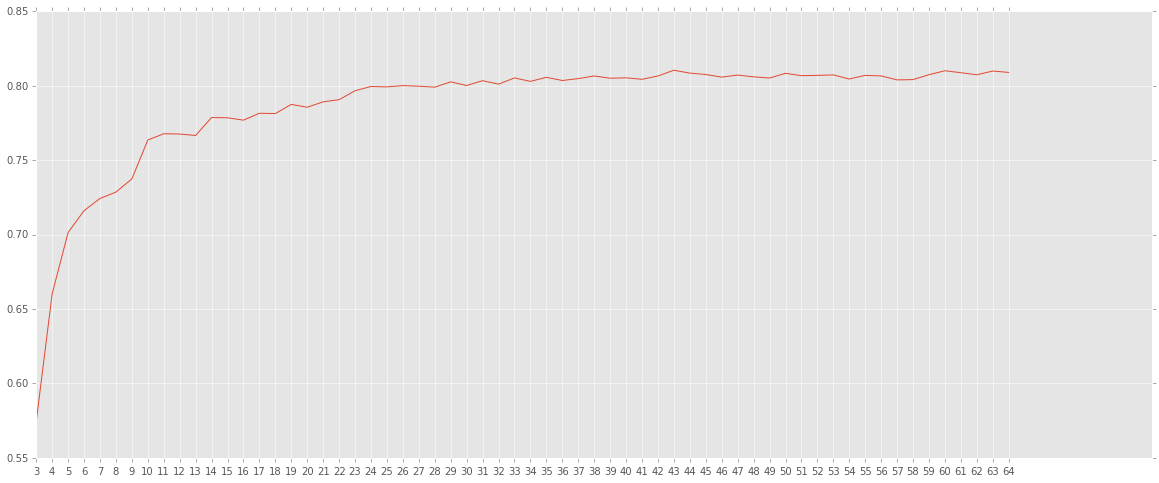

The Python source for this figure:
# -*- coding: utf-8 -*-
"""
Created on Sat Mar 14 22:55:01 2015

@author: Ying
"""
from sklearn import ensemble
import pandas as pd
from sklearn import cross_validation
from feature_engineering import add_feature
from explore_data import preprocess_data
from matplotlib import pyplot as plt
import numpy as np

def split_data(data,cols):
    X=data[cols]
    y=data['Cover_Type']
    return X,y
    
def create_clf():
    forest=ensemble.RandomForestClassifier()
    return forest
    
def feature_importances(X_train,y_train):
    clf=create_clf()
    clf.fit(X_train,y_train)
    return clf.feature_importances_
  
def cv_score(clf,X_train,y_train):
    score=cross_validation.cross_val_score(clf, X_train, y_train, scoring=None, 
                                           cv=10, n_jobs=1, verbose=0, fit_params=None, score_func=None, 
                                           pre_dispatch='2*n_jobs')
    return score.mean()

                                
def select_feature(data,feature_cols,importances):
    indices = np.argsort(importances)[::-1]    
    f_count=64
    f_start=np.int(np.sqrt(f_count))
    f_range=range(f_start,f_count)
    score=np.array(np.zeros(f_count-f_start))
    for i in f_range:
        cols=feature_cols[indices]
        cols=cols[:i]
        X_train,y_train=split_data(data,cols)
        score[i-f_start]=cv_score(create_clf(),X_train,y_train)
    return pd.DataFrame(score,index=f_range)


def plot_importances(importances, col_array):
# Calculate the feature ranking
    indices = np.argsort(importances)[::-1]    
#Mean Feature Importance
    print "\nMean Feature Importance %.6f" %np.mean(importances)    
#Plot the feature importances of the forest
    plt.figure(figsize=(20,8))
    plt.title("Feature importances")
    plt.bar(range(len(importances)), importances[indices],
            color="gr", align="center")
    plt.xticks(range(len(importances)), col_array[indices], fontsize=14, rotation=90)
    plt.xlim([-1, len(importances)])
    plt.show()
    
def get_features(X_train,y_train):
    importances=feature_importances(X_train,y_train)
    indices = np.argsort(importances)[::-1]   
    cols=X_train.columns[indices]
    return cols[:54]

def main():
    train=preprocess_data('train.csv')
    add_feature(train)
    feature_cols= [col for col in train.columns if col  not in ['Cover_Type','Id']]
    X_train,y_train=split_data(train,feature_cols)
    importances=feature_importances(X_train,y_train)
    plot_importances(importances,X_train.columns)
    score=select_feature(train,X_train.columns,importances)
    print score
    plt.figure(figsize=(20,8))
    plt.plot(score)
    plt.xticks(range(len(score)),score.index)
    plt.show()


#if __name__ == '__main__':
    #main()
